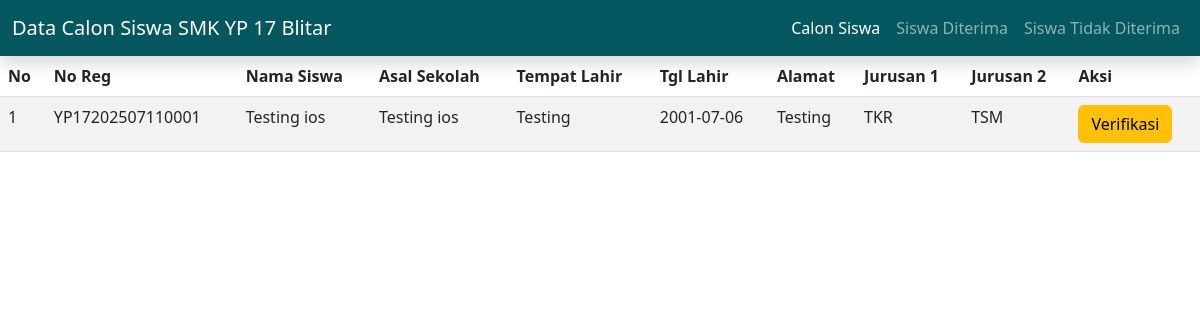
Page /ppdb/admin.php on the committed database.
### tables this page shows
CREATE TABLE `tbl_siswa` (
  `id` int(11) NOT NULL,
  `nomor_registrasi` varchar(50) NOT NULL,
  `nama` varchar(250) NOT NULL,
  `asal` varchar(250) NOT NULL,
  `tempat_lahir` varchar(250) NOT NULL,
  `tgl_lahir` date NOT NULL,
  `alamat` varchar(500) NOT NULL,
  `no_hp` varchar(15) NOT NULL,
  `email` varchar(250) NOT NULL,
  `jurusan1` varchar(250) NOT NULL,
  `jurusan2` varchar(250) NOT NULL,
  `penerima_bantuan` varchar(250) NOT NULL,
  `nama_ayah` varchar(250) NOT NULL,
  `nama_ibu` varchar(250) NOT NULL,
  `tgl_daftar` datetime NOT NULL DEFAULT current_timestamp()
);

### ppdb/functions.php (called while the page is built, shortened)
<?php
$conn = mysqli_connect("localhost", "root", "", "dbsmkyp17");
function query($query)
{
    global $conn;
    $result = mysqli_query($conn, $query);
    $rows = [];
    while ($row = mysqli_fetch_assoc($result)) {
        $rows[] = $row;
    }
    return $rows;
}

### ppdb/admin.php (the view, shortened to what this page needs)
<?php include "functions.php";
$siswa = query("SELECT * FROM tbl_siswa");
?>
<!DOCTYPE html>
<html lang="en">
<head>
    <link href="https://cdn.jsdelivr.net/npm/bootstrap@5.3.3/dist/css/bootstrap.min.css" rel="stylesheet">
    <link rel="stylesheet" href="../css/style.css">
    <link rel="stylesheet" href="https://cdnjs.cloudflare.com/ajax/libs/twitter-bootstrap/5.3.0/css/bootstrap.min.css">
    <link rel="stylesheet" href="https://cdn.datatables.net/2.1.8/css/dataTables.bootstrap5.css">
</head>
<body>
    <nav class="navbar navbar-expand-lg bg-navbar sticky-top shadow" data-bs-theme="dark">
        <div class="container-fluid">
            <a class="navbar-brand" href="#">Data Calon Siswa SMK YP 17 Blitar</a>
            <div class="collapse navbar-collapse" id="navbarNav">
                <ul class="navbar-nav ms-auto">
                    <li class="nav-item">
                        <a class="nav-link active" aria-current="page" href="admin.php">Calon Siswa</a>
                    </li>
                    <li class="nav-item">
                        <a class="nav-link" aria-current="page" href="siswa_diterima.php">Siswa Diterima</a>
                    </li>
                    <li class="nav-item">
                        <a class="nav-link" href="siswa_ditolak.php">Siswa Tidak Diterima</a>
                    </li>
                </ul>
            </div>
        </div>
    </nav>
    <table class="table table-striped" id="example">
        <thead>
            <tr>
                <th>No</th>
                <th>No Reg</th>
                <th>Nama Siswa</th>
                <th>Asal Sekolah</th>
                <th>Tempat Lahir</th>
                <th>Tgl Lahir</th>
                <th>Alamat</th>
                <th>Jurusan 1</th>
                <th>Jurusan 2</th>
                <th>Aksi</th>
            </tr>
        </thead>
        <tbody>
            <?php $no = 1; ?>
            <?php foreach ($siswa as $row): ?>
                <tr>
                    <td><?= $no; ?></td>
                    <td><?= $row["nomor_registrasi"]; ?></td>
                    <td><?= $row["nama"]; ?></td>
                    <td><?= $row["asal"]; ?></td>
                    <td><?= $row["tempat_lahir"]; ?></td>
                    <td><?= $row["tgl_lahir"]; ?></td>
                    <td><?= $row["alamat"]; ?></td>
                    <td><?= $row["jurusan1"]; ?></td>
                    <td><?= $row["jurusan2"]; ?></td>
                    <td>
                        <a href="verifikasi.php?id=<?= $row["id"]; ?>" class="btn btn-warning">Verifikasi</a>
                    </td>
                </tr>
                <?php $no++; ?>
            <?php endforeach; ?>
        </tbody>
    </table>
</body>
</html>

### css/style.css (style rules this page uses)
.bg-navbar { background-color: #04575f; }

### rows in the picture
tbl_siswa: nomor_registrasi "YP17202507110001", nama "Testing ios", asal "Testing ios", tempat_lahir "Testing", tgl_lahir "2001-07-06", alamat "Testing", jurusan1 "TKR", jurusan2 "TSM"
